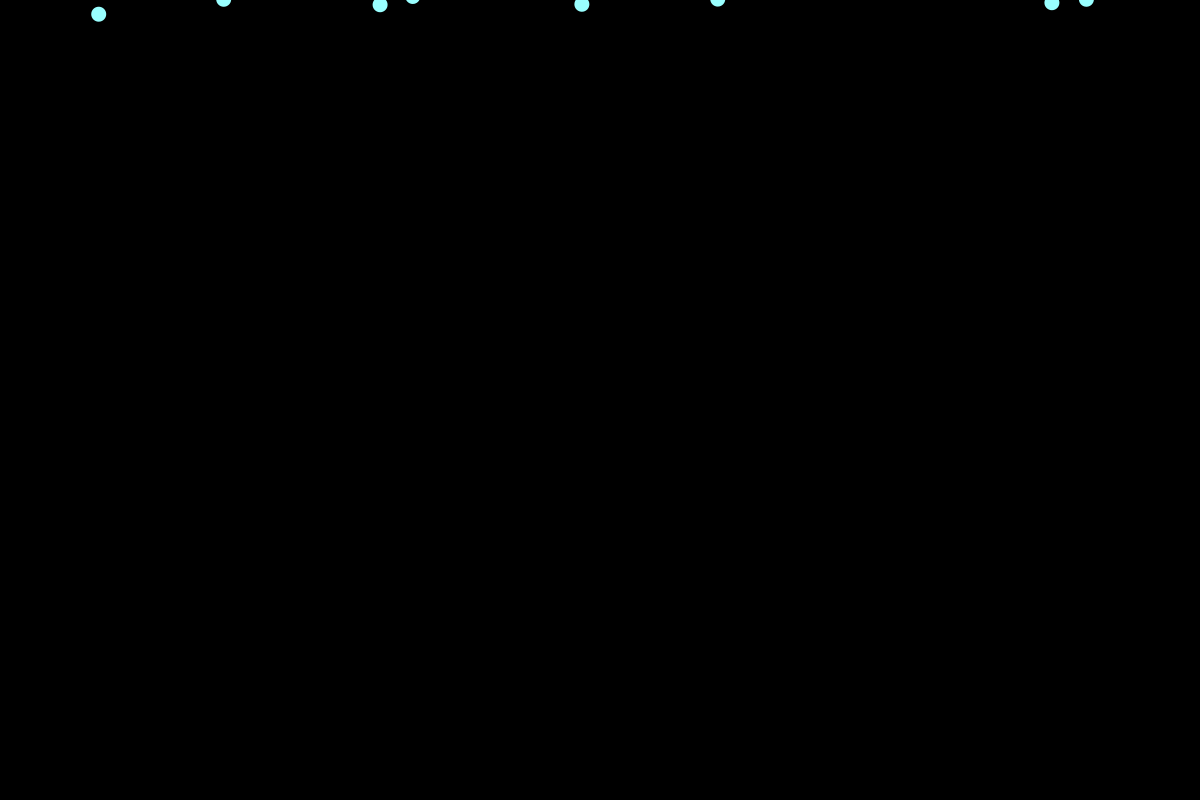
Frame 1 (no input)
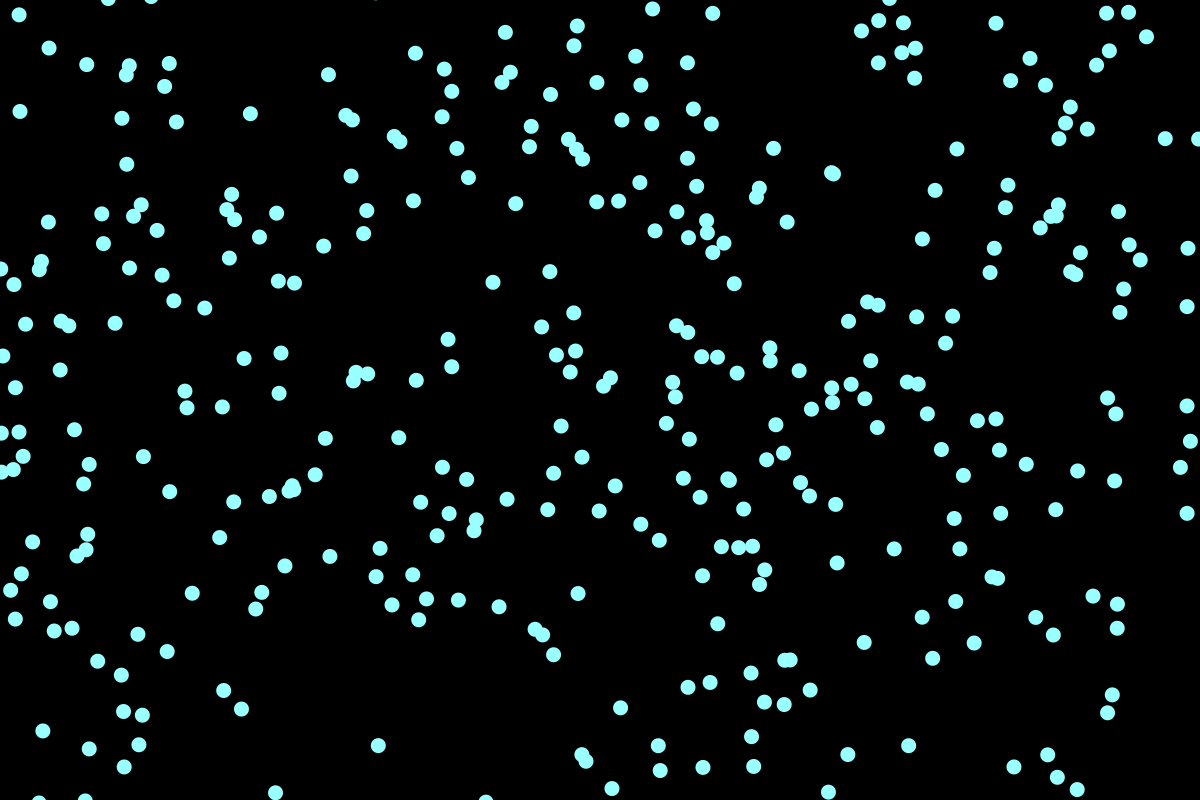
Frame 60 (the mouse pressed at the canvas centre just before this capture)
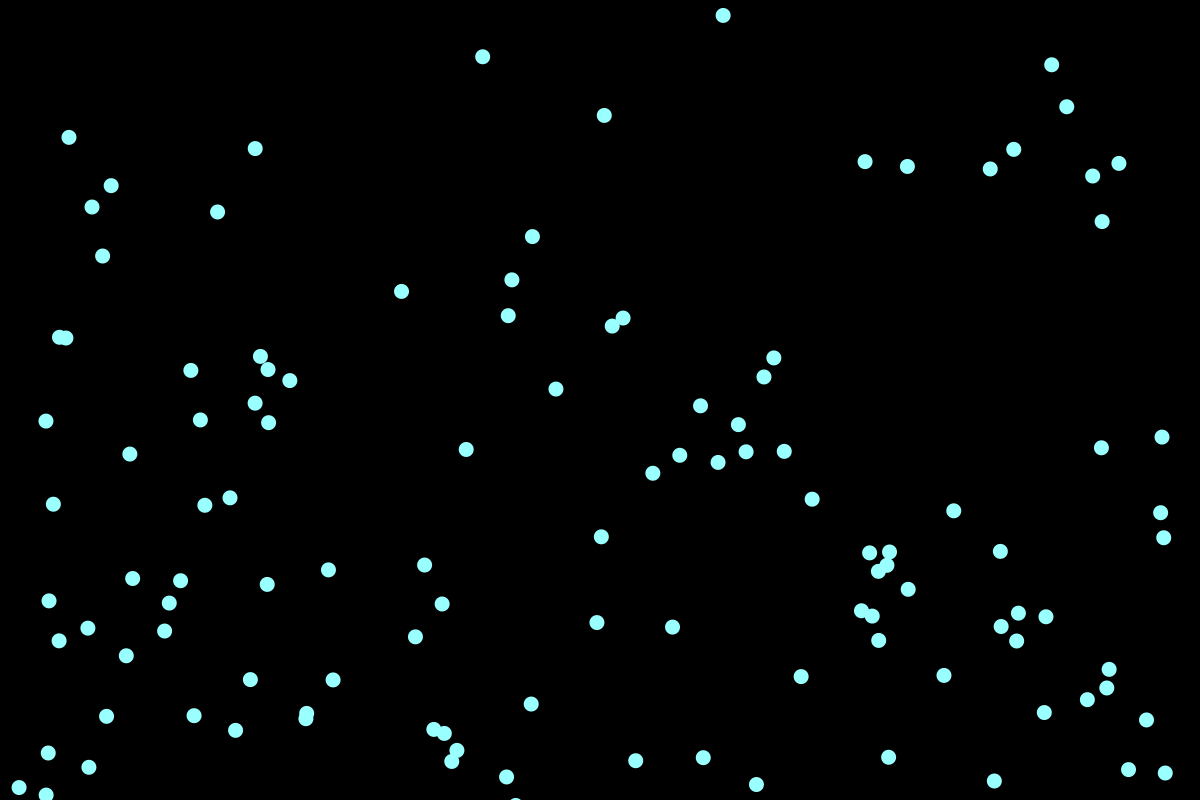
Frame 120 (the mouse held since frame 60 and released just before this capture)

The Processing sketch that drew these frames (run headless with seeded random() and noise(); from frame 60 on, the mouse is pressed at the canvas centre):

// Processing sketch: raindropGameCode
// ── raindropGameCode.pde
int fall = 500;
PVector mouse;   //declare a P
Raindrop[]r = new Raindrop[fall];

// On your own, create an array of Raindrop objects instead of just one
// Use the array instead of the single object
// You can start out by just using the single Raindrop as you test
//initialize mouse PVector. value is irrelevant since it will be set at the start of void draw(){}
//Initialize r. The parameters used are the initial x and y positions

void setup() {
  size(1200, 800);
  mouse = new PVector();
  for (int i = 0; i < fall; i++)
  {      
  r[i] = new Raindrop(random(width), random(-1000,0));
  }
}

void draw() {
  mouse.set(mouseX, mouseY);
  background(0);
  for (int i = 0; i < fall; i++)
  {
  r[i].fall();
  r[i].display();
 // if (r[i].isInContactWith(mouse)) {
 //   r[i].reset();                         
 // }
 // if (r[i].loc.y > height + r.diam/2) {
 //   r[i].reset();
 // }
  }
}

//make the raindrop fall. It should accelerate as if pulled towards the ground by earth's gravity
//display the raindrop
//if it is, reset the raindrop
//check to see if the raindrop is in contact with the point represented by the PVector called mouse
//check to see if the raindrop goes below the bottom of the screen
//if it does, reset the raindrop
// ── Catcher.pde
class catCher {
  int diam;
  color c;
  PVector loc;

  catCher(float x, float y)
  {
    diam = 100;  
    c = color(164,129,76);
    loc = new PVector (x, y);
  }

  void display() {
    fill(c);
    stroke(97,69,27);
    ellipse(loc.x, loc.y, diam, diam);
  }


  void update() {
    loc.set(mouseX, mouseY);
  }
}
// ── Raindrop.pde
class Raindrop {
  PVector loc;
  PVector vel;
  //PVector accel;
  int diam;
  color c;

  Raindrop(float x, float y)
  {
    diam = 15;  
    loc = new PVector (x, y);
    vel = new PVector (0,random(8,20));
    //accel = new PVector (0.01,0);
    c = color(153, 255, 255);
  }

  void display() {
    fill(c);
    noStroke();
    ellipse(loc.x, loc.y, diam, diam);
  }

  void fall() {
    loc.add(vel);
    //vel.add(accel);
  }
  
 //void isInContactWith() {
   
 }
